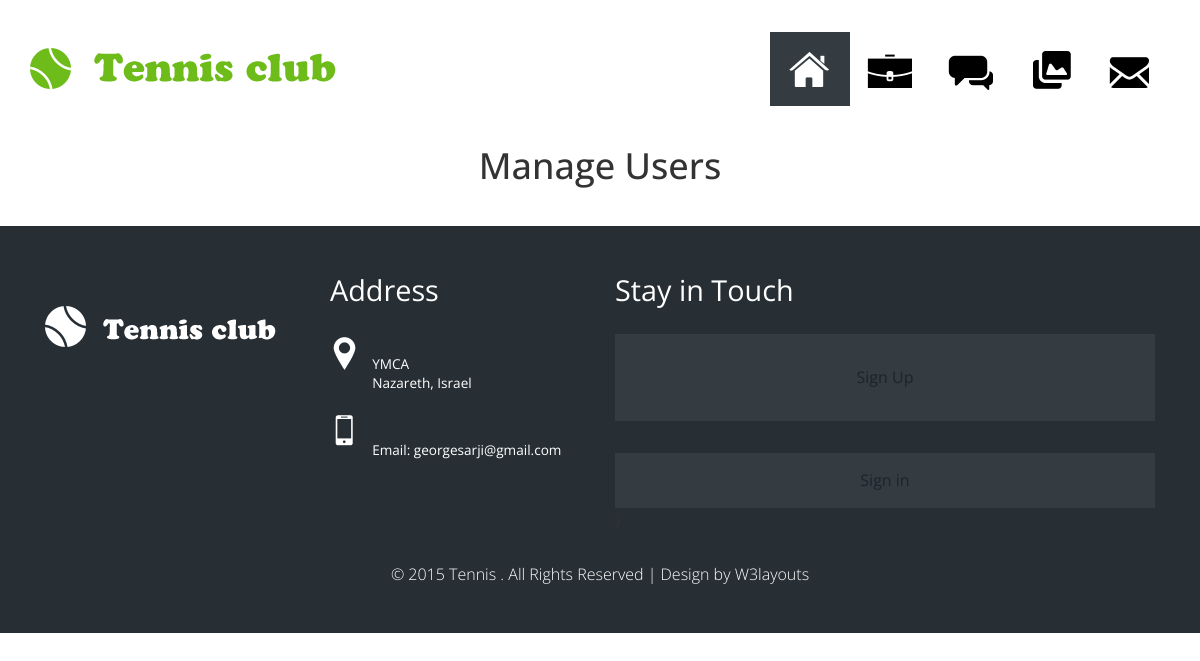
/acp/members, run on an earlier commit of the app's database.
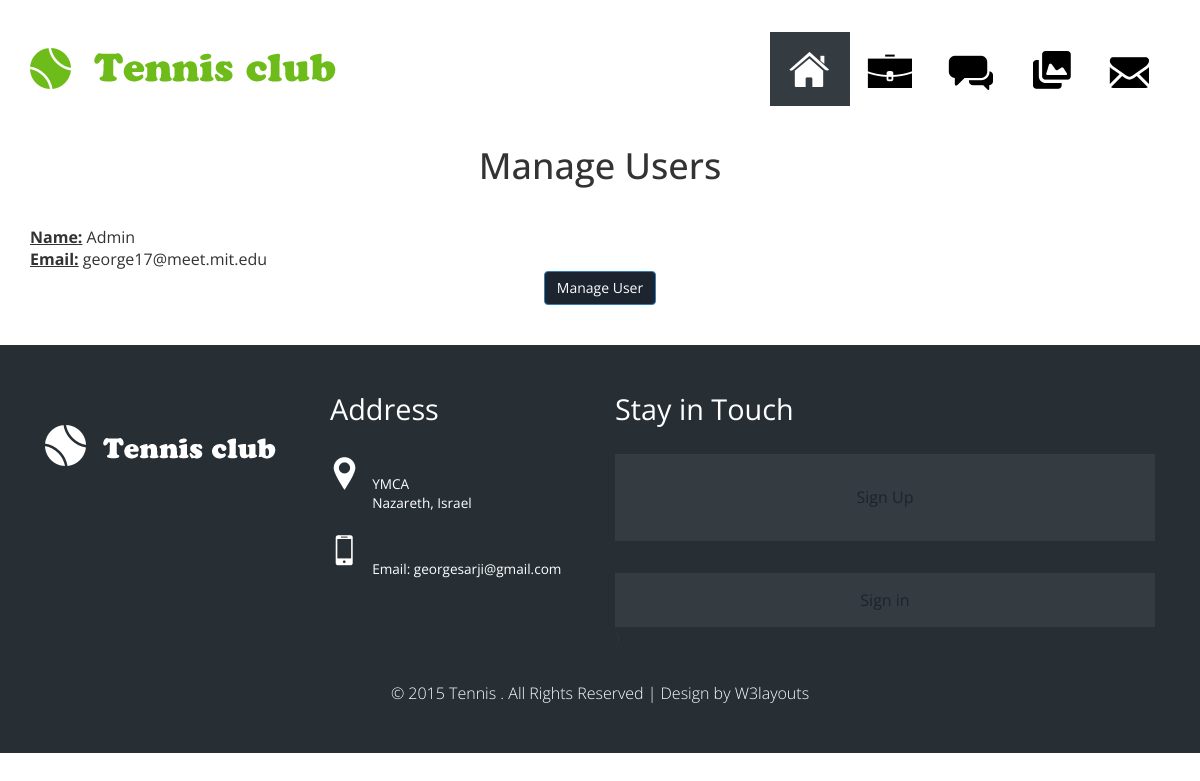
And on a later commit of the database.
### database_setup.py (models this page shows, shortened)
class User(Base):
    __tablename__ = 'user'
    id = Column(Integer, primary_key=True)
    name = Column(String(255))
    country = Column(String(255))
    email = Column(String(255), unique=True)
    photo = Column(String(255), unique=True)
    password_hash = Column(String(255))
    gender=Column(String)
    dob=Column(Date)
    admin=Column(Boolean)

### web_app.py (the view)
@app.route('/acp/members')
def ManageUsers():
	users=dbsession.query(User).all()
	return render_template('ManageUsers.html', users=users)

### templates/ManageUsers.html (shortened to what this page needs)
{% extends "layout.html" %}
{% block body %}
<center><h1>Manage Users</h1></center>
{% for user in users %}
<form action="{{url_for('ManageUser', id=user.id )}}" method="get">
	<p><label><u>Name:</u></label> {{user.name}}</p>
	<p><label><u>Email:</u></label> {{user.email}}</p>
	<p><center><input type="submit" value="Manage User" class="btn btn-primary"></center></p>
</form>
{% endfor %}
{% endblock %}

What changed in the data, as far as the page shows it:
added User: name "Admin", email "george17@meet.mit.edu"
